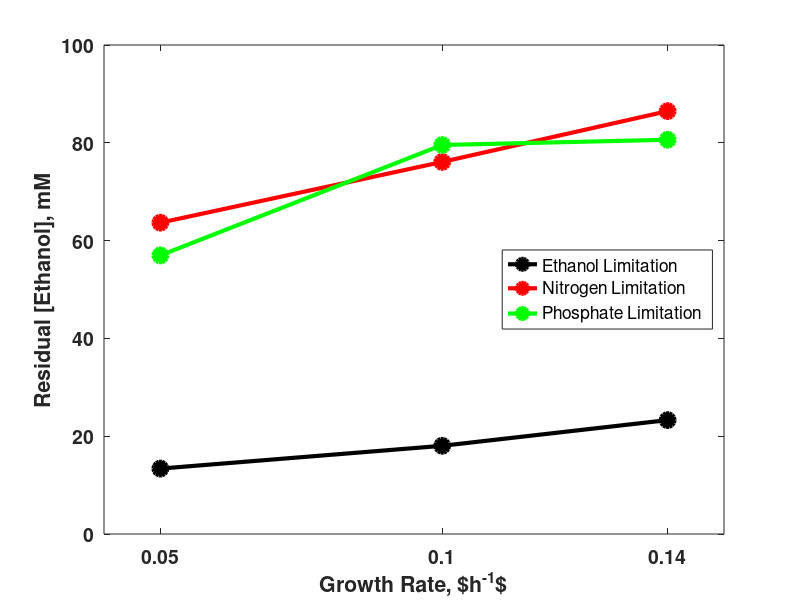

This figure's MATLAB source: (Note: this script raises an error after producing the figure.)
%% Ethanol concentartion:
%
% 500 \mu l -- solution 2
% 10  \mu l -- sample ( 10 x diluted, 100 \mu l + 900 \mu l )
%  5  \mu l -- suspension 3 
% 990 \mu l -- water
Eth = [112 151 195 ...
       533 637 724 ...
       477 666 675 ];
b = 1.505 * 1e3 / ( 6.3 * 1e-2 * 2* 1e3 );  %46.07 
c = b * 10 * Eth*1e-3;   

fprintf( '%1.2f mM\n', c )
fprintf( '\n' );


%% Plot Residual Ethanol Concentartion 

Marker = { 'linewidth', 3, 'MarkerSize', 10, 'MarkerFaceColor' };

gr = [ 0.05 0.1 0.14 ];

plot( gr, c(1:3), 'ko-', Marker{:}, 'k' ); hold on 
plot( gr, c(4:6), 'ro-', Marker{:}, 'r' );
plot( gr, c(7:9), 'go-', Marker{:}, 'g' );

xlim( [0.04 .15] );
set( gca, 'Xtick', gr,  'XtickLabel', gr );
set( gca, 'FontWeight', 'Bold', 'FontSize', 14 );

h(1) = xlabel( 'Growth Rate, $h^{-1}$' );    
h(2) = ylabel( 'Residual [Ethanol], mM' );   
hh = legend( 'Ethanol Limitation',...
               'Nitrogen Limitation',...
               'Phosphate Limitation',...
               'Location', 'East'  );
sett( hh, 16 );           
set( hh, 'box', 'off' );           
sett(h, 20);           
%set(h, 'fontsize', 16, 'FontWeight', 'bold');
%%
pdf( 'Residual_Ethanol_Concentartion', [9 5], 1 );
png( 'Residual_Ethanol_Concentartion', [9 5], 1 );
